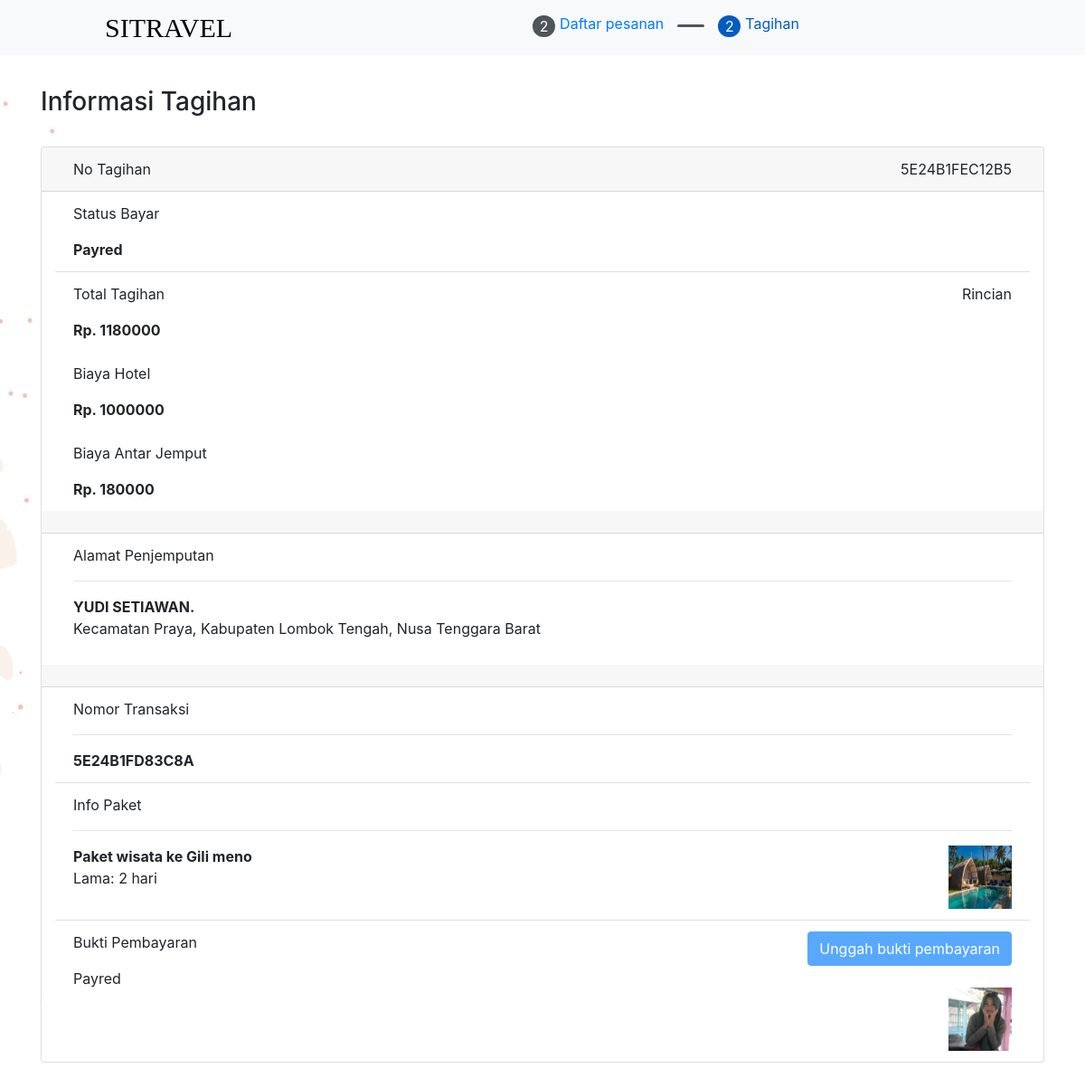
The app's page /Menu/Tagihan.php?id_transaksi=5E24B1FD83C8A (signed in) with its own data.
### tables this page shows
CREATE TABLE `tb_paketwisata` (
  `Id_paket` char(50) NOT NULL,
  `Gambar` text NOT NULL,
  `Nama` varchar(255) NOT NULL,
  `Deskripsi` text NOT NULL,
  `Id_hotel` char(50) NOT NULL,
  `Alamat` text NOT NULL,
  `Biaya` double NOT NULL
);

CREATE TABLE `tb_pembayaran` (
  `Id_tagihan` char(100) NOT NULL,
  `Id_transaksi` char(50) NOT NULL,
  `biaya_hotel` double NOT NULL,
  `Harga_jemput` double NOT NULL,
  `Total_bayar` double NOT NULL,
  `Status_bayar` char(50) NOT NULL,
  `Bukti_pembayaran` text DEFAULT NULL
);

CREATE TABLE `tb_lokasi` (
  `Id_lokasi` char(50) NOT NULL,
  `Deskripsi` text NOT NULL,
  `Tarif` double NOT NULL
);

CREATE TABLE `tb_pemesanan` (
  `Id_transaksi` char(50) NOT NULL,
  `Ktp` char(30) NOT NULL,
  `Id_paket` char(50) NOT NULL,
  `Tgl_pesan` char(50) NOT NULL,
  `Tgl_berakhir` char(50) NOT NULL,
  `Id_lokasi` char(50) NOT NULL,
  `Durasi` int(11) NOT NULL,
  `Total_pengunjung` int(11) NOT NULL,
  `status_Pemesanan` varchar(100) NOT NULL,
  `Id_agen` char(50) NOT NULL
);

### config/FunctionTampil.php (called while the page is built)
<?php
include "koneksi.php";
function query($tampil)
{
  global $con;
  $result = mysqli_query($con, $tampil);
  $rows = [];
  while ($row = mysqli_fetch_assoc($result)) {
    $rows[] = $row;
  }
  return $rows;
}

### Menu/Tagihan.php (the view, shortened to what this page needs)
<?php
require "../config/FunctionTampil.php";
?>
<?php
$id_transaksi = $_GET["id_transaksi"];
$tagihan = query("SELECT * FROM tb_paketwisata
                                    INNER JOIN tb_pemesanan
                                    ON tb_paketwisata.Id_paket = tb_pemesanan.Id_paket
                                    INNER JOIN tb_pembayaran
				                    ON tb_pemesanan.Id_transaksi = tb_pembayaran.Id_transaksi
                                    WHERE tb_pemesanan.Id_transaksi = '$id_transaksi'");
?>
<!doctype html>
<html lang="en">
<head>
    <link rel="stylesheet" href="../asset/bootsrap/bootstrap.css">
    <link rel="stylesheet" href="../asset/css/style.css">
    <link rel="stylesheet" href="../asset/SwitAlert2/sweetalert2.scss">
</head>
<body>
<div id="potition" style="position: fixed; z-index: 1000; width: 100%;">
    <nav class="navbar  bg-light" style="background-color: white;">
        <a class="navbar-barnds" href="#"
           style="font-family:'Condiment', 'Marck Script', 'cursive'; font-size: 30px; margin-left: 100px; color: #040505; text-transform: uppercase">
            SITravel
        </a>
        <ul class="nav" style="margin-right: 300px">
            <li class="nav-item" style="margin-left: 15px">
                <div style="background-color: #4e555b; width: 25px;border-radius: 100px; text-align: center; color: white">
                    2
                </div>
            </li>
            <li class="nav-item">
                <a href="../DaftarPesanan.php">
                    <h6 class="font-weight-normal" style="margin-left: 5px;"> Daftar pesanan</h6>
                </a>
            </li>
            <li class="nav-item" style="margin-left: 15px">
                <div style="background-color: #4e555b; width: 30px; height: 3px; margin-top: 10px; border-radius: 100px"></div>
            </li>
            <li class="nav-item" style="margin-left: 15px">
                <div style="background-color:#005cbf; width: 25px;border-radius: 100px; text-align: center; color: white">
                    2
                </div>
            </li>
            <li class="nav-item">
                <h6 class="font-weight-normal" style="margin-left: 5px; color:#005cbf"> Tagihan</h6>
            </li>
        </ul>
    </nav>
</div>
<br>
<?php foreach ($tagihan as $tagihan): ?>
    <div class="container">
        <br>
        <br>
        <br>
        <h3>Informasi Tagihan</h3>
        <br>
        <div class="card" style="width: 100%;">
            <div class="card-header">
                <div class="container">
                    <div class="row">
                        <div class="col-lg-6">
                            No Tagihan
                        </div>
                        <div class="col-lg-6" style="text-align: right">
                            <?= $tagihan['Id_tagihan']; ?>
                        </div>
                    </div>
                </div>
            </div>
            <div class="container">
                <ul class="list-group list-group-flush">
                    <li class="list-group-item">Status Bayar <p></p><b><?= $tagihan['Status_bayar']; ?></b></li>
                    <li class="list-group-item">
                        <div class="row">
                            <div class="col-lg-6">
                                Total Tagihan <p></p> <b>Rp. <?= $tagihan['Total_bayar']; ?></b><br><br>
                                Biaya Hotel <p></p> <b>Rp. <?= $tagihan['biaya_hotel']; ?></b><br><br>
                                Biaya Antar Jemput <p></p> <b>Rp. <?= $tagihan['Harga_jemput']; ?></b>
                            </div>
                            <div class="col-lg-6" style="text-align: right">
                                Rincian
                            </div>
                        </div>
                    </li>
                </ul>
            </div>
            <div class="card-header"></div>
            <div class="container">
                <ul class="list-group list-group-flush">
                    <li class="list-group-item">Alamat Penjemputan <p></p>
                        <hr>
                        <b><?= $_SESSION["Username"]; ?>.</b>
                        <p>
                            <?php
                            require "../config/koneksi.php";
                            $id = $tagihan['Id_lokasi'];
                            $lokasiJemput = mysqli_query($con, "SELECT * FROM `tb_lokasi` WHERE Id_lokasi = '$id'");
                            $rowLokasi = mysqli_fetch_assoc($lokasiJemput);
                            echo $rowLokasi["Deskripsi"];
                            ?>
                        </p></li>
                </ul>
            </div>
            <div class="card-header"></div>
            <div class="container">
                <ul class="list-group list-group-flush">
                    <li class="list-group-item">Nomor Transaksi<p></p>
                        <hr>
                        <b><?= $tagihan['Id_transaksi']; ?></b>
                    </li>
                    <li class="list-group-item">
                        Info Paket<p></p>
                        <hr>
                        <div class="row">
                            <div class="col-lg">
                                <b><?= $tagihan['Nama']; ?></b>
                                <p>
                                    Lama: <?= $tagihan['Durasi']; ?> hari
                                </p>
                            </div>
                            <div class="col-lg" style="text-align: right">
                                <img src="../asset/Upload/Paket/<?= $tagihan['Gambar']; ?>" alt=""
                                     style="width: 70px; height: 70px">
                            </div>
                        </div>
                    </li>
                    <li class="list-group-item">
                        <div class="row">
                            <div class="col-lg-6">
                                Bukti Pembayaran<p></p>
                                <?= $tagihan['Status_bayar']; ?>
                            </div>
                            <div class="col-lg-6" style="text-align: right">
                                <b>
                                    <?php if ($tagihan['Status_bayar'] === "Unpayred") : ?>
                                        <button type="button" class="btn btn-primary" data-toggle="modal"
                                                data-target="#exampleModal">
                                            Unggah bukti pembayaran
                                        </button>
                                    <?php else: ?>
                                        <button type="button" class="btn btn-primary" data-toggle="modal"
                                                data-target="#exampleModal" disabled>
                                            Unggah bukti pembayaran
                                        </button>
                                    <?php endif; ?>
                                    <br>
                                    <br>
                                    <img src="<?= $tagihan['Bukti_pembayaran']; ?>" alt=""
                                         style="width: 70px; height: 70px">
                                </b>
                            </div>
                        </div>
                    </li>
                </ul>
            </div>
        </div>
    </div>
<?php endforeach; ?>
<br><br>
</body>
</html>

### asset/css/style.css (style rules this page uses)
body { background-image: url(../bg.jpg); background-position: 0 -100px; background-attachment: fixed; background-size: cover; }
.navbar { position: relative; z-index: 1; }
@media (min-width: 992px) { .navbar { background-color: transparent; transition: 1.2s; background-color: rgba(22, 22, 22, 0); position: fixed; top: 0; right: 0; left: 0; z-index: 1030 } }

### records on screen
tb_paketwisata: tb_pembayaran.Id_tagihan "5E24B1FEC12B5", tb_pembayaran.Status_bayar "Payred", tb_pembayaran.Total_bayar "1180000", tb_pembayaran.biaya_hotel "1000000", tb_pembayaran.Harga_jemput "180000", tb_lokasi.Deskripsi "Kecamatan Praya, Kabupaten Lombok Tengah, Nusa Tenggara Barat", tb_pembayaran.Id_transaksi "5E24B1FD83C8A", Nama "Paket wisata ke Gili meno", tb_pemesanan.Durasi "2", Gambar (picture), tb_pembayaran.Bukti_pembayaran (picture)
